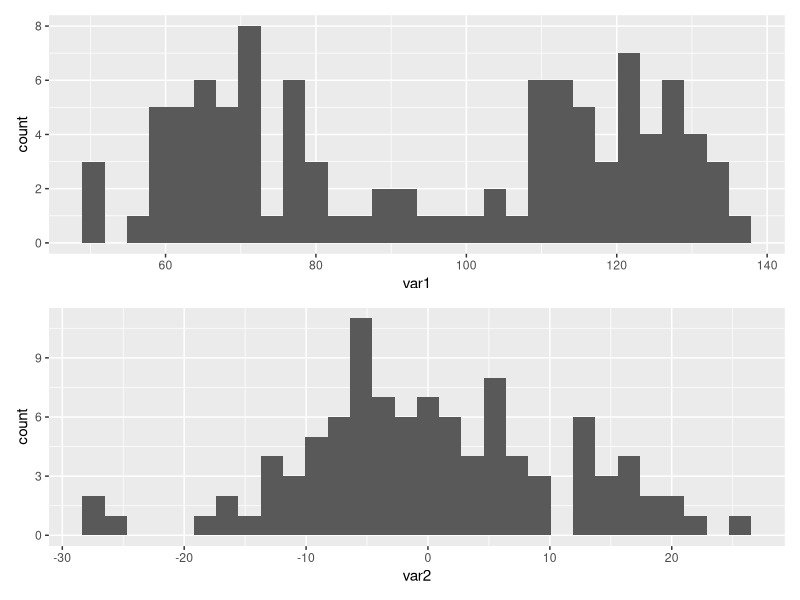
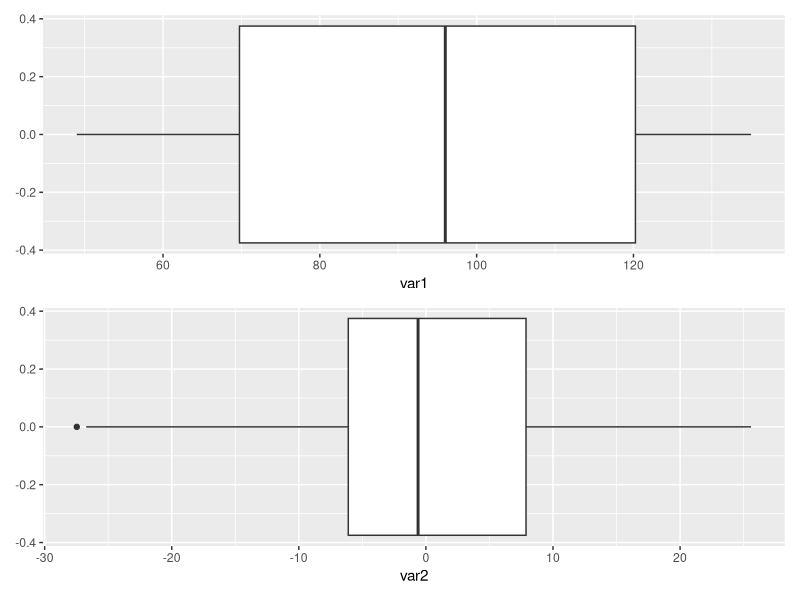

Write R code to recreate these figures, in order.
## ---- chunk 1
knitr::opts_chunk$set(echo = TRUE)
library(tidyverse)
library(patchwork)
## ---- chunk 2
data <- read_csv('hw1_data.csv')
## ---- chunk 3
var1hist <- ggplot(data) + geom_histogram(aes(var1))
var2hist <- ggplot(data) + geom_histogram(aes(var2))
var1hist / var2hist
## ---- chunk 4
var1box <- ggplot(data) + geom_boxplot(aes(var1))
var2box <- ggplot(data) + geom_boxplot(aes(var2))
var1box / var2box
## ---- chunk 5
bind_rows(summary(data$var1),
          summary(data$var2)
) %>% knitr::kable(row.names = TRUE)

